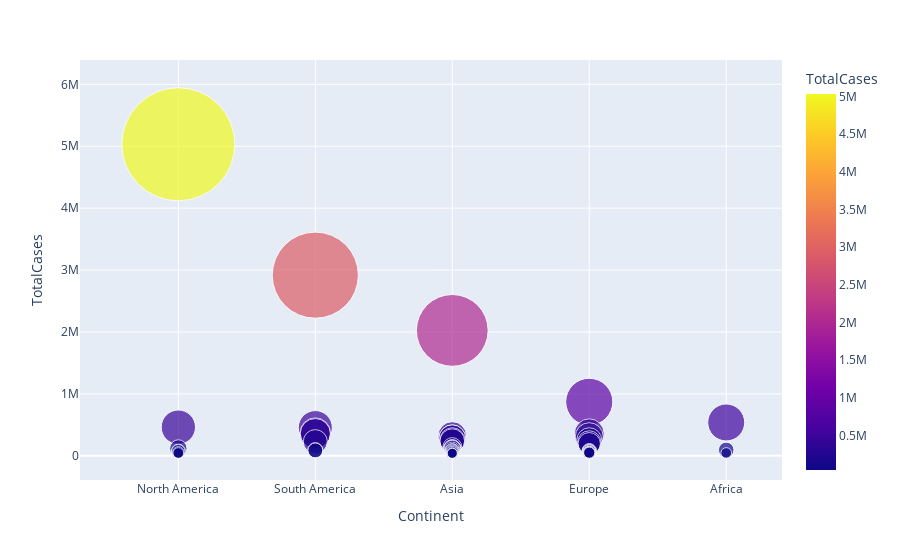

Write notebook code for a chart like this one.
### Code cell
fig7 = px.scatter(df1.head(50), x = 'Continent', y='TotalCases', hover_data = ['Country/Region', 'Continent'],
          color='TotalCases', size='TotalCases', size_max=80)
fig7.show()

### Figure 1 — Plotly figure (JSON) as saved in the notebook; plotly's stock layout.template omitted (floating-point values rounded to 4 significant figures)
{"data": [{"customdata": [["USA", "North America"], ["Brazil", "South America"], ["India", "Asia"], ["Russia", "Europe"], ["South Africa", "Africa"], ["Mexico", "North America"], ["Peru", "South America"], ["Chile", "South America"], ["Colombia", "South America"], ["Spain", "Europe"], ["Iran", "Asia"], ["UK", "Europe"], ["Saudi Arabia", "Asia"], ["Pakistan", "Asia"], ["Bangladesh", "Asia"], ["Italy", "Europe"], ["Turkey", "Asia"], ["Argentina", "South America"], ["Germany", "Europe"], ["France", "Europe"], ["Iraq", "Asia"], ["Philippines", "Asia"], ["Indonesia", "Asia"], ["Canada", "North America"], ["Qatar", "Asia"], ["Kazakhstan", "Asia"], ["Egypt", "Africa"], ["Ecuador", "South America"], ["Bolivia", "South America"], ["Sweden", "Europe"], ["Oman", "Asia"], ["Israel", "Asia"], ["Ukraine", "Europe"], ["Dominican Republic", "North America"], ["Panama", "North America"], ["Belgium", "Europe"], ["Kuwait", "Asia"], ["Belarus", "Europe"], ["UAE", "Asia"], ["Romania", "Europe"], ["Netherlands", "Europe"], ["Singapore", "Asia"], ["Guatemala", "North America"], ["Portugal", "Europe"], ["Poland", "Europe"], ["Nigeria", "Africa"], ["Honduras", "North America"], ["Bahrain", "Asia"], ["Japan", "Asia"], ["Armenia", "Asia"]], "hovertemplate": "Continent=%{customdata[1]}<br>TotalCases=%{marker.color}<br>Country/Region=%{customdata[0]}<extra></extra>", "legendgroup": "", "marker": {"color": [5032179, 2917562, 2025409, 871894, 538184, 462690, 455409, 366671, 357710, 354530, 320117, 308134, 284226, 281863, 249651, 249204, 237265, 228195, 215210, 195633, 140603, 119460, 118753, 118561, 112092, 95942, 95006, 90537, 86423, 81967, 80713, 79559, 76808, 76536, 71418, 71158, 70045, 68503, 61845, 57895, 56982, 54555, 54339, 52061, 49515, 45244, 45098, 42889, 42263, 39819], "coloraxis": "coloraxis", "size": [5032179, 2917562, 2025409, 871894, 538184, 462690, 455409, 366671, 357710, 354530, 320117, 308134, 284226, 281863, 249651, 249204, 237265, 228195, 215210, 195633, 140603, 119460, 118753, 118561, 112092, 95942, 95006, 90537, 86423, 81967, 80713, 79559, 76808, 76536, 71418, 71158, 70045, 68503, 61845, 57895, 56982, 54555, 54339, 52061, 49515, 45244, 45098, 42889, 42263, 39819], "sizemode": "area", "sizeref": 786.3, "symbol": "circle"}, "mode": "markers", "name": "", "orientation": "v", "showlegend": false, "type": "scatter", "x": ["North America", "South America", "Asia", "Europe", "Africa", "North America", "South America", "South America", "South America", "Europe", "Asia", "Europe", "Asia", "Asia", "Asia", "Europe", "Asia", "South America", "Europe", "Europe", "Asia", "Asia", "Asia", "North America", "Asia", "Asia", "Africa", "South America", "South America", "Europe", "Asia", "Asia", "Europe", "North America", "North America", "Europe", "Asia", "Europe", "Asia", "Europe", "Europe", "Asia", "North America", "Europe", "Europe", "Africa", "North America", "Asia", "Asia", "Asia"], "xaxis": "x", "y": [5032179, 2917562, 2025409, 871894, 538184, 462690, 455409, 366671, 357710, 354530, 320117, 308134, 284226, 281863, 249651, 249204, 237265, 228195, 215210, 195633, 140603, 119460, 118753, 118561, 112092, 95942, 95006, 90537, 86423, 81967, 80713, 79559, 76808, 76536, 71418, 71158, 70045, 68503, 61845, 57895, 56982, 54555, 54339, 52061, 49515, 45244, 45098, 42889, 42263, 39819], "yaxis": "y"}], "layout": {"coloraxis": {"colorbar": {"title": {"text": "TotalCases"}}, "colorscale": [[0, "#0d0887"], [0.1111, "#46039f"], [0.2222, "#7201a8"], [0.3333, "#9c179e"], [0.4444, "#bd3786"], [0.5556, "#d8576b"], [0.6667, "#ed7953"], [0.7778, "#fb9f3a"], [0.8889, "#fdca26"], [1, "#f0f921"]]}, "legend": {"itemsizing": "constant", "tracegroupgap": 0}, "margin": {"t": 60}, "xaxis": {"anchor": "y", "domain": [0, 1], "title": {"text": "Continent"}}, "yaxis": {"anchor": "x", "domain": [0, 1], "title": {"text": "TotalCases"}}}}
